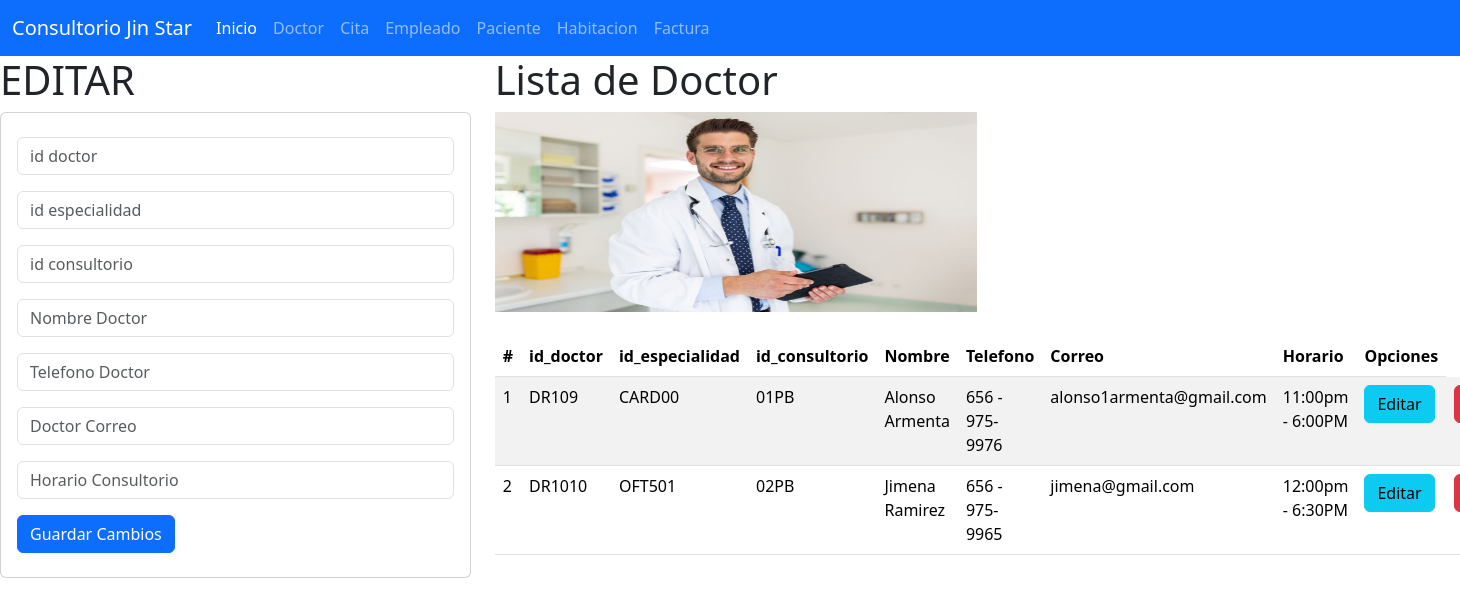
Screenshot of /doctor with the database file from the repository.
### doctor_app/models.py (models this page shows, shortened)
class Doctor(models.Model):
    id_doctor=models.CharField(primary_key=True,max_length=6)
    id_especialidad=models.CharField(max_length=6)
    id_consultorio=models.CharField(max_length=6)
    nombre=models.CharField(max_length=100)
    telefono=models.CharField(max_length=15)
    correo=models.CharField(max_length=40)
    horario=models.CharField(max_length=12)

### doctor_app/views.py (the view)
# urls.py: path("doctor", views.inicio_vistaDoctor, name="doctor"),
def inicio_vistaDoctor(request):
    eldoctor=Doctor.objects.all()
    return render(request,"gestionarDoctor.html",{"midoctor":eldoctor})

### doctor_app/templates/gestionarDoctor.html (shortened to what this page needs)
{% extends "base.html" %}
{% block cuerpo %}
{% load static %}
    <div class="row">
    <div class="col-sm-12 col-md-4 col-lg-4 col-xl-4">
    <h1> EDITAR </h1>
    <div class="card">
        <div class="card-body">
        <form action="registrarDoctor/" method= "POST"> {% csrf_token %}
            <div class="form-group py-2">
            <input type="text" id="skzid_doctor" name="skzid_doctor" class="form-control" placeholder="id doctor" minlenght="1" maxlenght="6" required>
            </div>
            <div class="form-group py-2">
            <input type="text" id="skzid_especialidad" name="skzid_especialidad" class="form-control" placeholder="id especialidad" minlenght="1" maxlenght="6" required>
            </div>
            <div class="form-group py-2">
            <input type="text" id="skzid_consultorio" name="skzid_consultorio" class="form-control" placeholder="id consultorio" minlenght="1" maxlenght="6" required>
            </div>
            <div class="form-group py-2">
            <input type="text" id="skznombre" name="skznombre" class="form-control" placeholder="Nombre Doctor" maxlenght="100" required>
            </div>
            <div class="form-group py-2">
            <input type="text" id="skztel" name="skztel" class="form-control" placeholder="Telefono Doctor" minlenght="1" maxlenght="15" required>
            </div>
            <div class="form-group py-2">
            <input type="text" id="skzcorreo" name="skzcorreo" class="form-control" placeholder="Doctor Correo" minlenght="1" maxlenght="40" required>
            </div>
            <div class="form-group py-2">
            <input type="text" id="skzhorario" name="skzhorario" class="form-control" placeholder="Horario Consultorio" minlenght="1" maxlenght="12" required>
            </div>
            <div class="form-group py-2">
            <button type="submit" class="btn btn-primary">Guardar Cambios</button>
        </div>
        </form>
    </div>
    </div>
    </div>
    <div class="col-sm-12 col-md-8 col-lg-8 col-xl-8 ">
        <h1> Lista de Doctor </h1>
        <img class="w-50" src="{% static 'img/doctor.jpg' %}" alt="alondra" width="100" height="200">
        <br>
        <br>
        <table class="table table-striped">
            <thead>
            <tr>
                <th scope="col">#</th>
                <th scope="col">id_doctor</th>
                <th scope="col">id_especialidad</th>
                <th scope="col">id_consultorio</th>
                <th scope="col">Nombre</th>
                <th scope="col">Telefono</th>
                <th scope="col">Correo</th>
                <th scope="col">Horario</th>
                <th> Opciones </th>
            </tr>
            </thead>
            <tbody>
        {% for m in midoctor %}
        <tr>
            <td>
                {{forloop.counter}}
            </td>
            <td> {{m.id_doctor}} </td>
            <td> {{m.id_especialidad}} </td>
            <td> {{m.id_consultorio}} </td>
            <td> {{m.nombre}} </td>
            <td> {{m.telefono}} </td>
            <td> {{m.correo}} </td>
            <td> {{m.horario}} </td>
            <td> <a href="seleccionarDoctor/{{m.id_doctor}}" class="btn btn-info">Editar</a></td>
            <td> <a href="borrarDoctor/{{m.id_doctor}}" class="btn btn-danger">Borrar</a></td>
        </tr>
        {% endfor %}
            </tbody>
        </table>
{% endblock %}

### templates/base.html (shortened to what this page needs)
<!doctype html>
<html lang="es">
    <head>
        <link href="https://cdn.jsdelivr.net/npm/bootstrap@5.3.3/dist/css/bootstrap.min.css" rel="stylesheet">
    </head>
    <body>
        <nav class="navbar navbar-expand-lg bg-primary" data-bs-theme="dark">
            <div class="container-fluid">
            <a class="navbar-brand" href="#">Consultorio Jin Star</a>
            <div class="collapse navbar-collapse" id="navbarNav">
                <ul class="navbar-nav">
                <li class="nav-item">
                    <a class="nav-link active" aria-current="page" href="/">Inicio</a>
                </li>
                <li class="nav-item">
                    <a class="nav-link" href="{% url 'doctor' %}">Doctor</a>
                </li>
                <li class="nav-item">
                    <a class="nav-link" href="{% url 'cita' %}">Cita</a>
                </li>
                <li class="nav-item">
                    <a class="nav-link" href="{% url 'empleado' %}">Empleado</a>
                </li>
                <li class="nav-item">
                    <a class="nav-link" href="{% url 'paciente' %}">Paciente</a>
                </li>
                <li class="nav-item">
                    <a class="nav-link" href="{% url 'habitacion' %}">Habitacion</a>
                </li>
                <li class="nav-item">
                    <a class="nav-link" href="{% url 'factura' %}">Factura</a>
                </li>
                </ul>
            </div>
            </div>
        </nav>
        {% block cuerpo %}
        {% endblock %}
    </body>
</html>

### rows the page displays
Doctor: id_doctor "DR109", id_especialidad "CARD00", id_consultorio "01PB", nombre "Alonso Armenta", telefono "656 - 975-9976", correo "alonso1armenta@gmail.com", horario "11:00pm - 6:00PM"
Doctor: id_doctor "DR1010", id_especialidad "OFT501", id_consultorio "02PB", nombre "Jimena Ramirez", telefono "656 - 975-9965", correo "jimena@gmail.com", horario "12:00pm - 6:30PM"
